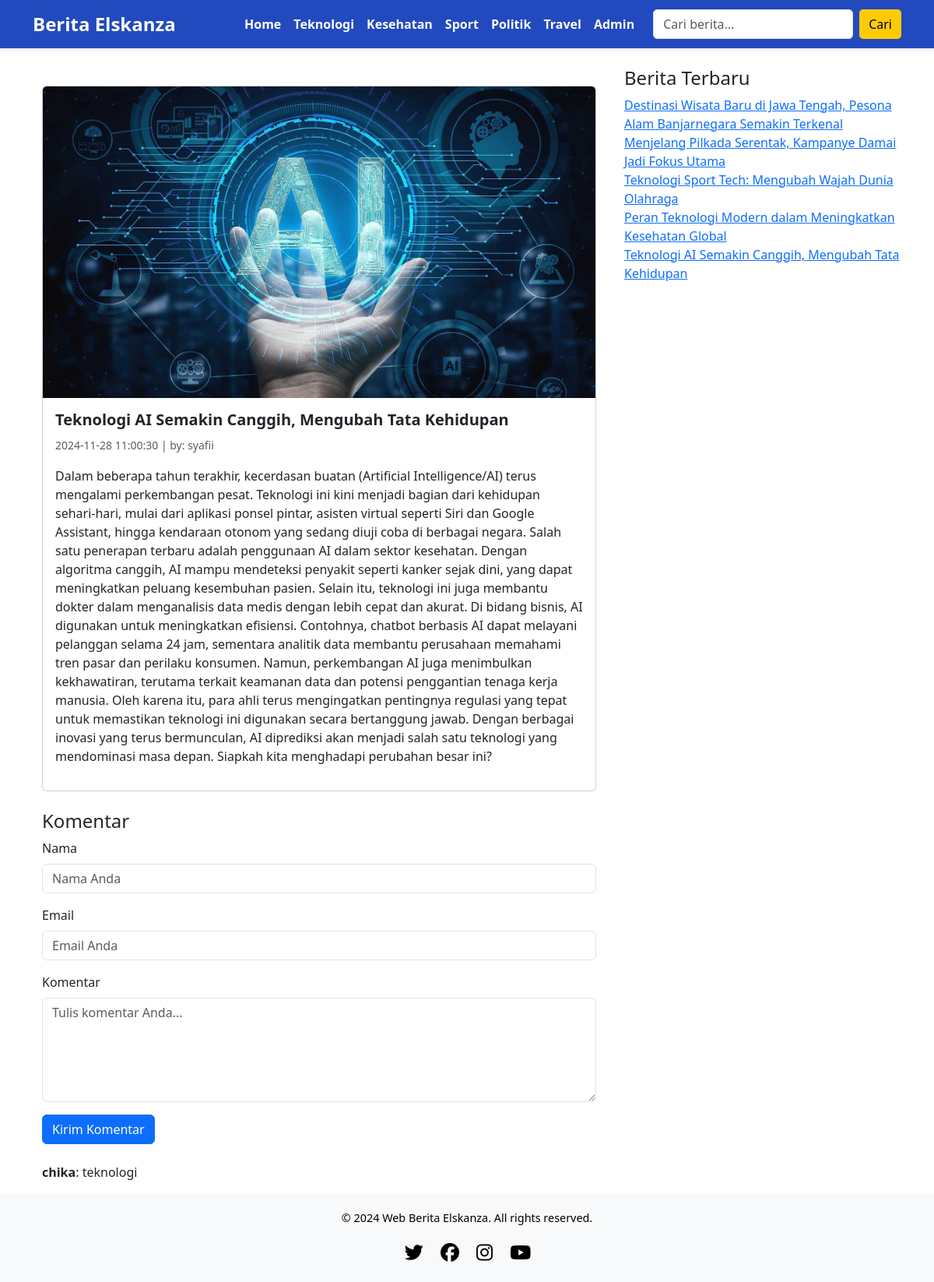
/?module=detailberita&id=30, run on the app's committed database.
### tables this page shows
CREATE TABLE `berita` (
  `id_berita` int(11) NOT NULL,
  `id_kategori` int(11) NOT NULL,
  `id_user` int(11) NOT NULL,
  `judul` varchar(255) NOT NULL,
  `isi_berita` text NOT NULL,
  `gambar` varchar(100) NOT NULL,
  `tgl_posting` timestamp NOT NULL DEFAULT current_timestamp() ON UPDATE current_timestamp()
);

CREATE TABLE `user` (
  `id` int(11) NOT NULL,
  `username` varchar(50) NOT NULL,
  `password` varchar(50) NOT NULL,
  `level` varchar(50) NOT NULL
);

CREATE TABLE `komentar` (
  `id_komentar` int(11) NOT NULL,
  `id_berita` int(11) NOT NULL,
  `nama` varchar(100) NOT NULL,
  `email` varchar(100) NOT NULL,
  `isi_komentar` tinytext NOT NULL,
  `date_created` timestamp NOT NULL DEFAULT current_timestamp()
);

### index.php (the view, shortened to what this page needs)
<!DOCTYPE html>
<html lang="id">
<head>
    <link href="https://cdn.jsdelivr.net/npm/bootstrap@5.3.3/dist/css/bootstrap.min.css" rel="stylesheet">
    <link href="https://cdnjs.cloudflare.com/ajax/libs/font-awesome/6.5.0/css/all.min.css" rel="stylesheet">
</head>
<body>
    <nav class="navbar navbar-expand-lg">
        <div class="container">
            <a class="navbar-brand" href="./">Berita Elskanza</a>
            <div class="collapse navbar-collapse" id="navbarNav">
                <ul class="navbar-nav ms-auto">
                    <li class="nav-item"><a class="nav-link" href="index.php">Home</a></li>
                    <li class="nav-item"><a class="nav-link" href="?module=teknologi">Teknologi</a></li>
                    <li class="nav-item"><a class="nav-link" href="?module=kesehatan">Kesehatan</a></li>
                    <li class="nav-item"><a class="nav-link" href="?module=sport">Sport</a></li>
                    <li class="nav-item"><a class="nav-link" href="?module=politik">Politik</a></li>
                    <li class="nav-item"><a class="nav-link" href="?module=travel">Travel</a></li>
                    <li class="nav-item"><a class="nav-link" href="admin/login.php">Admin</a></li>
                </ul>
                <form class="d-flex search-form ms-3" method="GET" action="index.php">
                    <input class="form-control" type="search" name="search" placeholder="Cari berita..." aria-label="Search">
                    <button class="btn btn-warning ms-2" type="submit">Cari</button>
                </form>
            </div>
        </div>
    </nav>
    <div class="container mt-4">
        <div class="row">
            <div class="col-md-8">
                <?php
                require "koneksi.php";
                if (isset($_GET['search'])) {
                    $search = $_GET['search'];
                    $result = mysqli_query($koneksi, "SELECT * FROM berita WHERE judul LIKE '%$search%'");
                    if (mysqli_num_rows($result) > 0) {
                        while ($row = mysqli_fetch_array($result)) {
                            echo "
                            <div class='card mb-3'>
                                <div class='card-body'>
                                    <h5 class='card-title'>{$row['judul']}</h5>
                                    <p class='card-text'>".substr($row['isi_berita'], 0, 200)."...</p>
                                    <a href='?module=detailberita&id={$row['id_berita']}' class='btn btn-warning text-dark'>Baca selengkapnya</a>
                                </div>
                            </div>";
                        }
                    } else {
                        echo "<p>Berita tidak ditemukan.</p>";
                    }
                } else {
                    include 'main.php';
                }
                ?>
            </div>
            <aside class="col-md-4 sidebar">
                <div class="widget">
                    <h4>Berita Terbaru</h4>
                    <ul class="list-unstyled">
                        <?php
                        $sebelum = mysqli_query($koneksi, "SELECT * FROM berita ORDER BY id_berita DESC LIMIT 5");
                        while ($s = mysqli_fetch_array($sebelum)) {
                            echo "<li><a href='?module=detailberita&id=$s[id_berita]'>$s[judul]</a></li>";
                        }
                        ?>
                    </ul>
                </div>
            </aside>
        </div>
    </div>
    <footer class="text-center">
    <div class="container">
        <p>&copy; <script>document.write(new Date().getFullYear());</script> Web Berita Elskanza. All rights reserved.</p>
        <div class="social-icons mt-3">
            <a href="#" class="me-2"><i class="fa-brands fa-twitter"></i></a>
            <a href="#" class="me-2"><i class="fa-brands fa-facebook"></i></a>
            <a href="#" class="me-2"><i class="fa-brands fa-instagram"></i></a>
            <a href="#" class="me-2"><i class="fa-brands fa-youtube"></i></a>
        </div>
    </div>
</footer>
</body>
</html>

### main.php (shortened to what this page needs)
<!DOCTYPE html>
<html lang="id">
<head>
    <link rel="stylesheet" href="https://cdn.jsdelivr.net/npm/bootstrap@5.3.2/dist/css/bootstrap.min.css">
</head>
<body>
    <div class="container mt-4">
        <div class="blog-post">
            <?php
            include "admin/koneksi.php";
                        ?>
                        <?php
            if ($_GET['module'] == '') {
                $terkini = mysqli_query($koneksi, "SELECT * FROM berita ORDER BY id_berita DESC");
                echo "<h1>Berita Terkini</h1><hr>";
                while ($t = mysqli_fetch_array($terkini)) {
                    $u = mysqli_query($koneksi, "SELECT * FROM user WHERE id='$t[id_user]'");
                    $nu = mysqli_fetch_array($u);
                    ?>
                    <div class="card mb-4">
                        <?php if ($t['gambar'] != '') { ?>
                            <img src="admin/foto_berita/<?php echo $t['gambar']; ?>" class="card-img-top" alt="Gambar Berita" style="object-fit: cover; height: 200px;">
                        <?php } ?>
                        <div class="card-body">
                            <a href="?module=detailberita&id=<?php echo $t['id_berita']; ?>" class="text-decoration-none">
                                <h2 class="card-title"><?php echo $t['judul']; ?></h2>
                            </a>
                            <p class="card-text">
                                <small class="text-muted"><?php echo $t['tgl_posting']; ?> | by: <?php echo $nu['username']; ?></small>
                            </p>
                            <p class="card-text">
                                <?php
                                $isi_berita = htmlentities(strip_tags($t['isi_berita']));
                                $isi = substr($isi_berita, 0, 210);
                                $isi = substr($isi, 0, strrpos($isi, " "));
                                echo $isi . '...';
                                ?>
                            </p>
                            <a href="?module=detailberita&id=<?php echo $t['id_berita']; ?>" class="btn btn-warning">Selengkapnya</a>
                        </div>
                    </div>
                    <?php
                }
            }
            elseif ($_GET['module'] == 'detailberita') {
                $detail = mysqli_query($koneksi, "SELECT * FROM berita WHERE id_berita = '$_GET[id]'");
                $d = mysqli_fetch_array($detail);
                $u = mysqli_query($koneksi, "SELECT * FROM user WHERE id = '$d[id_user]'");
                $nu = mysqli_fetch_array($u);
                ?>
                <div class="card">
                    <?php if ($d['gambar'] != '') { ?>
                        <img src="admin/foto_berita/<?php echo $d['gambar']; ?>" class="card-img-top" alt="Gambar Berita" style="object-fit: cover; height: 400px;">
                    <?php } ?>
                    <div class="card-body">
                        <h2 class="card-title"><?php echo $d['judul']; ?></h2>
                        <p class="card-text">
                            <small class="text-muted"><?php echo $d['tgl_posting']; ?> | by: <?php echo $nu['username']; ?></small>
                        </p>
                        <p><?php echo $d['isi_berita']; ?></p>
                    </div>
                </div>
                <div class="mt-4">
                    <h4>Komentar</h4>
                    <form method="POST" action="">
                        <div class="mb-3">
                            <label for="nama" class="form-label">Nama</label>
                            <input type="text" name="nama" class="form-control" placeholder="Nama Anda" required>
                        </div>
                        <div class="mb-3">
                            <label for="email" class="form-label">Email</label>
                            <input type="email" name="email" class="form-control" placeholder="Email Anda" required>
                        </div>
                        <div class="mb-3">
                            <label for="komentar" class="form-label">Komentar</label>
                            <textarea name="komentar" class="form-control" rows="5" placeholder="Tulis komentar Anda..." required></textarea>
                        </div>
                        <button type="submit" class="btn btn-primary" name="btnsubmit">Kirim Komentar</button>
                    </form>
                    <div class="mt-4">
                        <?php
                        $tampil = mysqli_query($koneksi, "SELECT * FROM komentar WHERE id_berita = $_GET[id]");
                        while ($tam = mysqli_fetch_array($tampil)) {
                            echo "<p><b>" . htmlentities($tam['nama']) . "</b>: " . htmlentities($tam['isi_komentar']) . "</p>";
                        }
                        ?>
                    </div>
                </div>
                <?php
            }
            elseif ($_GET['module'] == 'teknologi') {
                tampilkanBerita($koneksi, 1, 'Teknologi');
            } elseif ($_GET['module'] == 'kesehatan') {
                tampilkanBerita($koneksi, 2, 'Kesehatan');
            } elseif ($_GET['module'] == 'sport') {
                tampilkanBerita($koneksi, 6, 'Olahraga');
            } elseif ($_GET['module'] == 'politik') {
                tampilkanBerita($koneksi, 7, 'Politik');
            } elseif ($_GET['module'] == 'travel') {
                tampilkanBerita($koneksi, 8, 'Travel');
            } else {
                echo "<p>Halaman tidak ditemukan.</p>";
            }
            ?>
        </div>
    </div>
</body>
</html>

### index.php (style rules this page uses)
body { font-family: 'Poppins', sans-serif; }
.navbar { background-color: #224abe; padding: 10px 0; position: sticky; top: 0; z-index: 1030; box-shadow: 0 2px 5px rgba(0, 0, 0, 0.1); }
.navbar-brand { color: white; font-size: 1.5rem; font-weight: 600; }
.navbar-nav .nav-link { color: white; font-weight: 600; transition: color 0.3s ease; }
.search-form input { border-radius: 5px; }
.search-form button { background-color: #ffcb05; border: none; border-radius: 5px; }
.card-title { font-size: 1.25rem; font-weight: 600; }
footer { background-color: #f8f9fa; padding: 20px 0; }
footer p { margin: 0; font-size: 0.9rem; color: black; }
.social-icons a { color: black; margin: 0 10px; font-size: 1.5rem; transition: color 0.3s ease; }
.sidebar { padding-left: 15px; }

### main.php (style rules this page uses)
.navbar-brand { font-size: 1.5rem; font-weight: bold; color: white !important; transition: transform 0.5s ease-in-out, color 0.3s ease-in-out; }

### data on the page
berita: gambar (picture), judul "Teknologi AI Semakin Canggih, Mengubah Tata Kehidupan", tgl_posting "2024-11-28 11:00:30", isi_berita "Dalam beberapa tahun terakhir, kecerdasan buatan (Artificial Intelligence/AI) terus mengalami perkembangan pesat. Teknologi ini kini menjadi bagian dari kehidupan sehari-hari, mulai dari aplikasi ponsel pintar, asisten virtual seperti Siri dan Google Assistant, hingga kendaraan otonom yang sedang diuji coba di berbagai negara. Salah satu penerapan terbaru adalah penggunaan AI dalam sektor kesehatan. Dengan algoritma canggih, AI mampu mendeteksi penyakit seperti kanker sejak dini, yang dapat meningkatkan peluang kesembuhan pasien. Selain itu, teknologi ini juga membantu dokter dalam menganalisis data medis dengan lebih cepat dan akurat. Di bidang bisnis, AI digunakan untuk meningkatkan…"
user: username "syafii"
komentar: nama "chika", isi_komentar "teknologi"
berita: judul "Destinasi Wisata Baru di Jawa Tengah, Pesona Alam Banjarnegara Semakin Terkenal"
berita: judul "Menjelang Pilkada Serentak, Kampanye Damai Jadi Fokus Utama"
berita: judul "Teknologi Sport Tech: Mengubah Wajah Dunia Olahraga"
berita: judul "Peran Teknologi Modern dalam Meningkatkan Kesehatan Global"
